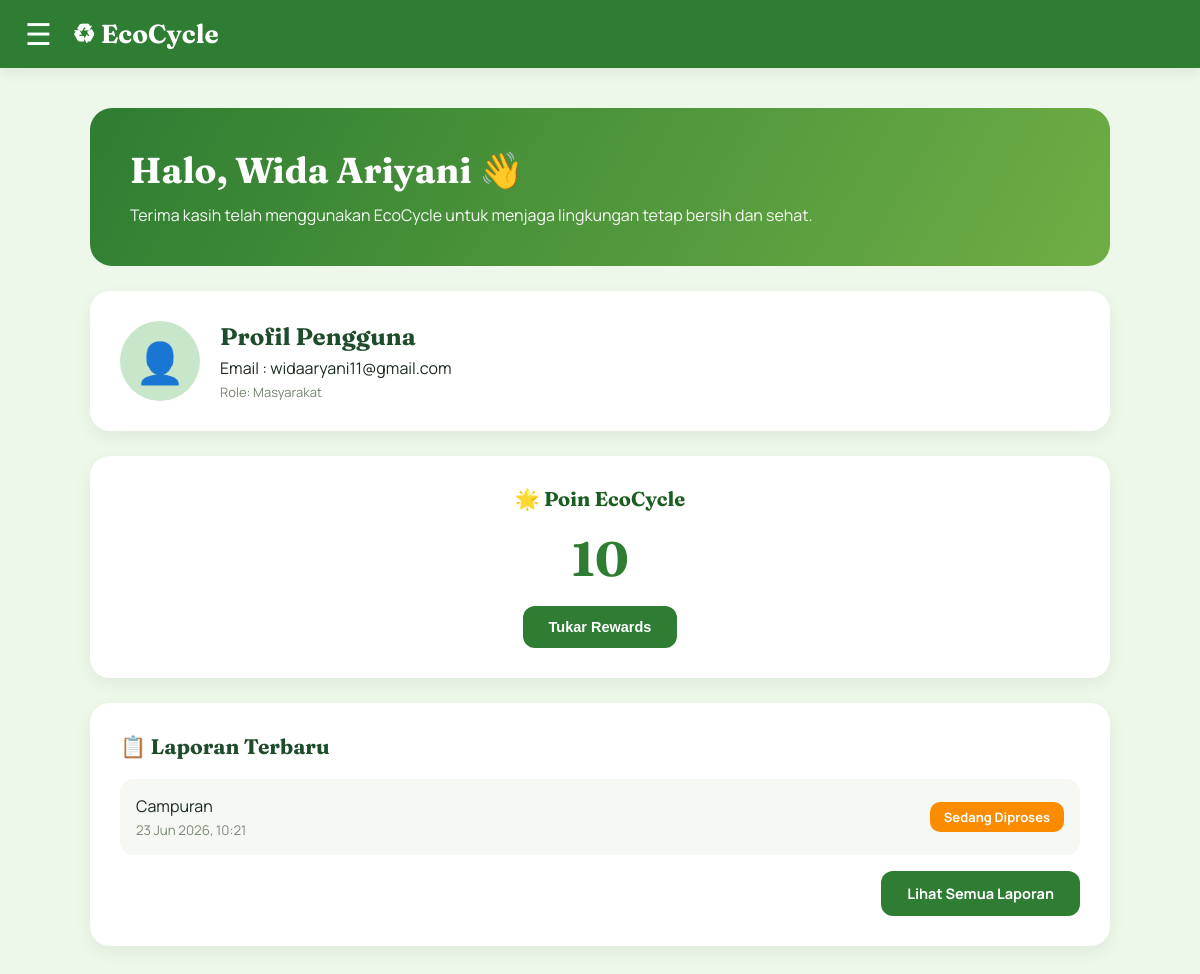
Page /EcoCycle/dashboard2.php (signed in) on the committed database.
### tables this page shows
CREATE TABLE `users` (
  `id_user` int(11) NOT NULL,
  `nama` varchar(100) NOT NULL,
  `email` varchar(50) NOT NULL,
  `password` varchar(255) NOT NULL,
  `role` varchar(50) DEFAULT 'masyarakat',
  `point` int(11) DEFAULT 0,
  `foto` varchar(255) DEFAULT NULL,
  `no_hp` varchar(20) DEFAULT NULL,
  `alamat` text DEFAULT NULL,
  `created_at` timestamp NOT NULL DEFAULT current_timestamp()
);

CREATE TABLE `laporan` (
  `id_laporan` int(11) NOT NULL,
  `id_user` int(11) NOT NULL,
  `foto` varchar(500) DEFAULT NULL,
  `lokasi` text DEFAULT NULL,
  `latitude` decimal(10,8) DEFAULT NULL,
  `longitude` decimal(11,8) DEFAULT NULL,
  `jenis_sampah` varchar(100) DEFAULT NULL,
  `deskripsi` text DEFAULT NULL,
  `status` varchar(50) DEFAULT 'pending',
  `tanggal` datetime DEFAULT current_timestamp()
);

### EcoCycle/dashboard2.php (the view, shortened to what this page needs)
<?php
include 'koneksi.php';
$id_user = $_SESSION['user']['id_user'];
$stmt = mysqli_prepare($conn, "SELECT * FROM users WHERE id_user = ?");
mysqli_stmt_bind_param($stmt, "i", $id_user);
mysqli_stmt_execute($stmt);
$user = mysqli_fetch_assoc(mysqli_stmt_get_result($stmt));
$stmt2 = mysqli_prepare($conn, "SELECT * FROM laporan WHERE id_user = ? ORDER BY tanggal DESC LIMIT 3");
mysqli_stmt_bind_param($stmt2, "i", $id_user);
mysqli_stmt_execute($stmt2);
$laporanList = mysqli_stmt_get_result($stmt2);
function statusLabel($status) {
    $map = [
        'pending'  => ['Menunggu Verifikasi', 'status-pending'],
        'diproses' => ['Sedang Diproses', 'status-diproses'],
        'selesai'  => ['Selesai', 'status-selesai'],
        'ditolak'  => ['Ditolak', 'status-ditolak'],
    ];
    return $map[$status] ?? [ucfirst($status), 'status-pending'];
}
?>
<!DOCTYPE html>
<html lang="id">
<head>
  <link rel="stylesheet" href="style2.css">
</head>
<body class="dashboard-body">
  <nav class="navbar">
    <div class="left-navbar">
      <div class="menu-toggle" id="menuToggle">☰</div>
      <div class="logo">♻ EcoCycle</div>
    </div>
  </nav>
  <section class="dashboard-container">
    <div class="welcome-card">
      <h1>Halo, <?php echo htmlspecialchars($user['nama']); ?> 👋</h1>
      <p>Terima kasih telah menggunakan EcoCycle untuk menjaga lingkungan tetap bersih dan sehat.</p>
    </div>
    <div class="profile-card">
      <div class="profile-left">
        <div class="profile-image">👤</div>
        <div>
          <h2 style="font-family:'Fraunces',serif; color:#1f4d2c; margin-bottom:6px;">Profil Pengguna</h2>
          <p>Email : <?php echo htmlspecialchars($user['email']); ?></p>
          <p style="margin-top:4px; color:#768472; font-size:13px; text-transform:capitalize;">Role: <?php echo htmlspecialchars($user['role']); ?></p>
        </div>
      </div>
    </div>
    <div class="point-card">
      <h2>🌟 Poin EcoCycle</h2>
      <h1><?php echo (int)$user['point']; ?></h1>
      <a href="reward.php" class="point-card-link"><button>Tukar Rewards</button></a>
    </div>
    <div class="status-card">
      <h2>📋 Laporan Terbaru</h2>
      <?php if (mysqli_num_rows($laporanList) === 0) { ?>
        <div class="alert alert-empty">Belum ada laporan. Yuk laporkan titik sampah pertamamu!</div>
      <?php } else {
        while ($row = mysqli_fetch_assoc($laporanList)) {
          [$label, $class] = statusLabel($row['status']);
      ?>
        <div class="status-item">
          <div class="info">
            <span><?php echo htmlspecialchars($row['jenis_sampah'] ?: 'Sampah'); ?></span>
            <small><?php echo date('d M Y, H:i', strtotime($row['tanggal'])); ?></small>
          </div>
          <span class="status <?php echo $class; ?>"><?php echo $label; ?></span>
        </div>
      <?php } } ?>
      <div style="margin-top:16px; text-align:right;">
        <a href="status_laporan.php" class="btn-primary">Lihat Semua Laporan</a>
      </div>
    </div>
  </section>
</body>
</html>

### EcoCycle/style2.css (style rules this page uses)
* { margin: 0; padding: 0; box-sizing: border-box; }
body { font-family: 'Manrope', sans-serif; color: #1c2b1f; }
.dashboard-body { background: #eef8ea; font-family: 'Manrope', sans-serif; min-height: 100vh; }
.navbar { background: #2e7d32; padding: 18px 25px; color: white; position: sticky; top: 0; z-index: 50; box-shadow: 0 4px 14px rgba(0,0,0,0.08); }
.left-navbar { display: flex; align-items: center; gap: 20px; }
.logo { font-family: 'Fraunces', serif; font-size: 26px; font-weight: 700; }
.menu-toggle { font-size: 30px; cursor: pointer; line-height: 1; }
.dashboard-container { padding: 40px; display: grid; gap: 25px; max-width: 1100px; margin: 0 auto; }
.welcome-card { background: linear-gradient(120deg, #2e7d32, #6fae45); padding: 40px; border-radius: 22px; color: #fff; }
.welcome-card h1 { font-family: 'Fraunces', serif; font-size: 36px; margin-bottom: 12px; }
.welcome-card p { font-size: 16px; opacity: 0.95; }
.profile-card, .point-card, .status-card, .content-card { background: white; padding: 30px; border-radius: 20px; box-shadow: 0 6px 18px rgba(0,0,0,0.06); }
.profile-left { display: flex; align-items: center; gap: 20px; }
.profile-image { width: 80px; height: 80px; background: #c8e6c9; border-radius: 50%; display: flex; justify-content: center; align-items: center; font-size: 40px; flex-shrink: 0; }
.point-card { text-align: center; }
.point-card h2 { font-family: 'Fraunces', serif; color: #1b5e20; font-size: 20px; }
.point-card h1 { font-family: 'Fraunces', serif; font-size: 48px; color: #2e7d32; margin: 18px 0; }
.btn-primary, .point-card button, .submit-btn-sm { padding: 13px 26px; border: none; background: #2e7d32; color: white; border-radius: 12px; font-size: 14.5px; font-weight: 700; cursor: pointer; text-decoration: none; display: inline-block; transition: background 0.2s ease; }
.status-card h2, .content-card h2 { font-family: 'Fraunces', serif; margin-bottom: 20px; color: #1f4d2c; font-size: 21px; }
.status-item { display: flex; justify-content: space-between; align-items: center; margin-bottom: 12px; padding: 16px; background: #f6f8f3; border-radius: 14px; gap: 12px; }
.status-item .info small { display: block; color: #7a8a76; margin-top: 4px; }
.status { padding: 6px 14px; border-radius: 10px; color: white; font-size: 13px; font-weight: 700; white-space: nowrap; }
.proses, .status-diproses { background: #fb8c00; }

### rows in the picture
users: nama "Wida Ariyani", email "widaaryani11@gmail.com", role "Masyarakat", point "10"
laporan: jenis_sampah "Campuran", tanggal "23 Jun 2026, 10:21", label "Sedang Diproses"
